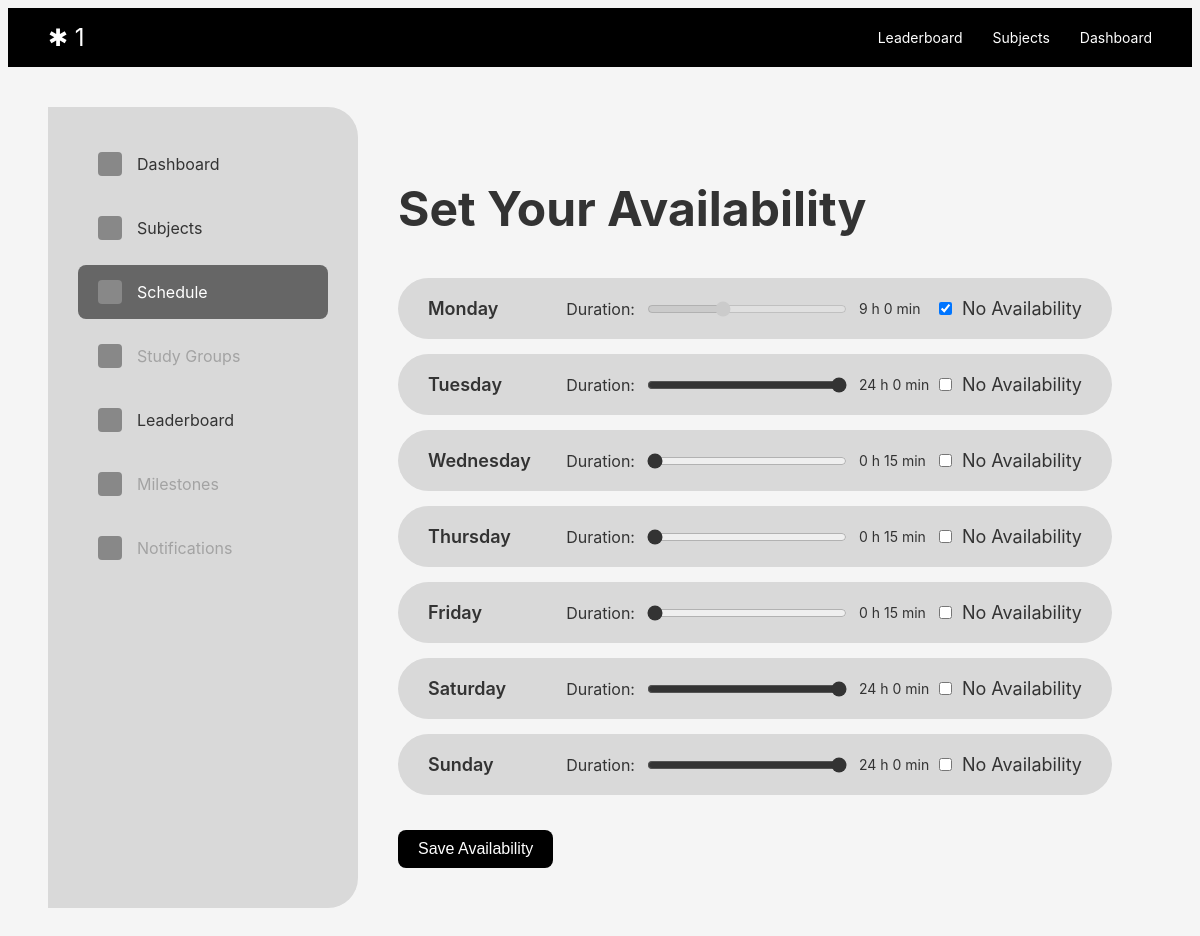
/schedule (signed in), run on the app's committed database.
### app.py (models this page shows)
class User(db.Model):
    id = db.Column(db.Integer, primary_key=True)
    username = db.Column(db.String(150), unique=True, nullable=False)
    password = db.Column(db.String(150), nullable=False)

class Availability(db.Model):
    __tablename__ = 'availability'
    id = db.Column(db.Integer, primary_key=True)
    user_id = db.Column(db.Integer, db.ForeignKey('user.id'), nullable=False)
    day = db.Column(db.String(10), nullable=False)
    no_availability = db.Column(db.Boolean, default=False)
    duration = db.Column(db.Integer, default=0)
    user = db.relationship('User', back_populates='availabilities')

### app.py (the view)
@app.route('/schedule')
def schedule():
    rows = Availability.query.filter_by(user_id=g.user.id).all()
    existing = {r.day for r in rows}
    for code in ['mon','tue','wed','thu','fri','sat','sun']:
        if code not in existing:
            db.session.add(Availability(
                user_id=g.user.id,
                day=code,
                no_availability=False,
                duration=480
            ))
    if len(existing) < 7:
        db.session.commit()
        rows = Availability.query.filter_by(user_id=g.user.id).all()
    availabilities = {r.day: r for r in rows}
    return render_template( # see availability per person
        'schedule.html',
        user=g.user,
        availabilities=availabilities
    )

### app.py (called while the page is built)
@app.before_request
def load_current_user():
    g.user = None
    if 'user_id' in session:
        g.user = User.query.get(session['user_id'])

### templates/schedule.html (shortened to what this page needs)
<!DOCTYPE html>
<html lang="en">
<head>
</head>
<body>
    <div class="navbar">
        <div class="logo">✱ {{ user.username }}</div>
        <div class="nav-links">
            <a href="/leaderboard">Leaderboard</a>
            <a href="/weight">Subjects</a>
            <a href="/dashboard">Dashboard</a>
        </div>
    </div>
    <div class="schedule-container">
        <div class="sidebar">
            <a href="/dashboard" class="menu-item"><div class="menu-icon"></div><span>Dashboard</span></a>
            <a href="/weight" class="menu-item"><div class="menu-icon"></div><span>Subjects</span></a>
            <div class="menu-item active"><div class="menu-icon"></div><span>Schedule</span></div>
            <div class="menu-item-no"><div class="menu-icon"></div><span>Study Groups</span></div>
            <a href="/leaderboard" class="menu-item"><div class="menu-icon"></div><span>Leaderboard</span></a>
            <div class="menu-item-no"><div class="menu-icon"></div><span>Milestones</span></div>
            <div class="menu-item-no"><div class="menu-icon"></div><span>Notifications</span></div>
        </div>
        <div class="schedule-content">
            <h1>Set Your Availability</h1>
            {% set days = [
                ('mon','Monday'),
                ('tue','Tuesday'),
                ('wed','Wednesday'),
                ('thu','Thursday'),
                ('fri','Friday'),
                ('sat','Saturday'),
                ('sun','Sunday')
            ] %}
            {% for code, label in days %}
                {% set a = availabilities.get(code) %}
                <div class="availability-item">
                    <span class="day-name">{{ label }}</span>
                    <div class="time-selector">
                        <label for="duration-{{ code }}">Duration:</label>
                        <input
                            type="range"
                            id="duration-{{ code }}"
                            min="15"
                            max="1440"
                            step="15"
                            value="{{ a.duration if a else 480 }}"
                            {% if a and a.no_availability %}disabled{% endif %}
                        >
                        <span class="duration-display" id="display-{{ code }}">
                        </span>
                    </div>
                    <div class="no-avail">
                        <input
                            type="checkbox"
                            id="no-avail-{{ code }}"
                            {% if a and a.no_availability %}checked{% endif %}
                        >
                        <label for="no-avail-{{ code }}">No Availability</label>
                    </div>
                </div>
            {% endfor %}
            <button class="save-button" id="save-btn">Save Availability</button>
        </div>
    </div>
</body>
</html>

### templates/schedule.html (style rules this page uses)
body { font-family: -apple-system, BlinkMacSystemFont, 'Segoe UI', Roboto, Oxygen, Ubuntu, Cantarell, sans-serif; background: #f5f5f5; color: #333; }
.navbar { background: #000; padding: 15px 40px; display: flex; justify-content: space-between; align-items: center; }
.logo { font-size: 24px; color: white; }
.nav-links { display: flex; gap: 30px; }
.nav-links a { color: white; text-decoration: none; font-size: 14px; }
.schedule-container { padding: 40px; display: flex; }
.sidebar { width: 250px; background: #d9d9d9; padding: 30px; border-radius: 0 30px 30px 0; min-height: 600px; }
.menu-item { padding: 15px 20px; margin-bottom: 10px; border-radius: 8px; display: flex; align-items: center; gap: 15px; cursor: pointer; transition: background 0.3s; text-decoration: none; color: #333; }
.menu-item.active { background: #666; color: white; }
.menu-item-no { padding: 15px 20px; margin-bottom: 10px; border-radius: 8px; display: flex; align-items: center; gap: 15px; cursor: pointer; transition: background 0.3s; text-decoration: none; color: #a3a3a3; }
.menu-icon { width: 24px; height: 24px; background: #888; border-radius: 4px; }
.schedule-content { flex: 1; padding: 40px; }
.schedule-content h1 { font-size: 48px; font-weight: 700; margin-bottom: 40px; }
.availability-item { background: #d9d9d9; padding: 20px 30px; border-radius: 50px; margin-bottom: 15px; display: flex; align-items: center; justify-content: space-between; font-size: 18px; }
.day-name { font-weight: 600; flex: 1; }
.time-selector { display: flex; align-items: center; gap: 10px; }
.time-selector label { font-size: 16px; }
.time-selector input[type="range"] { width: 200px; accent-color: #333; }
.time-selector .duration-display { font-size: 14px; min-width: 80px; }
.no-avail { display: flex; align-items: center; gap: 10px; }
.no-avail input { margin: 0; }
.save-button { background: #000; color: white; padding: 10px 20px; border: none; border-radius: 8px; font-size: 16px; cursor: pointer; margin-top: 20px; }

### data on the page
User: username "1"
Availability: duration "540", no_availability "☑"
Availability: duration "1440"
Availability: duration "15"
Availability: duration "15"
Availability: duration "15"
Availability: duration "1440"
Availability: duration "1440"

### other printed values
{{ label }} "Monday" "Tuesday" "Wednesday" "Thursday" "Friday" "Saturday" "Sunday"
